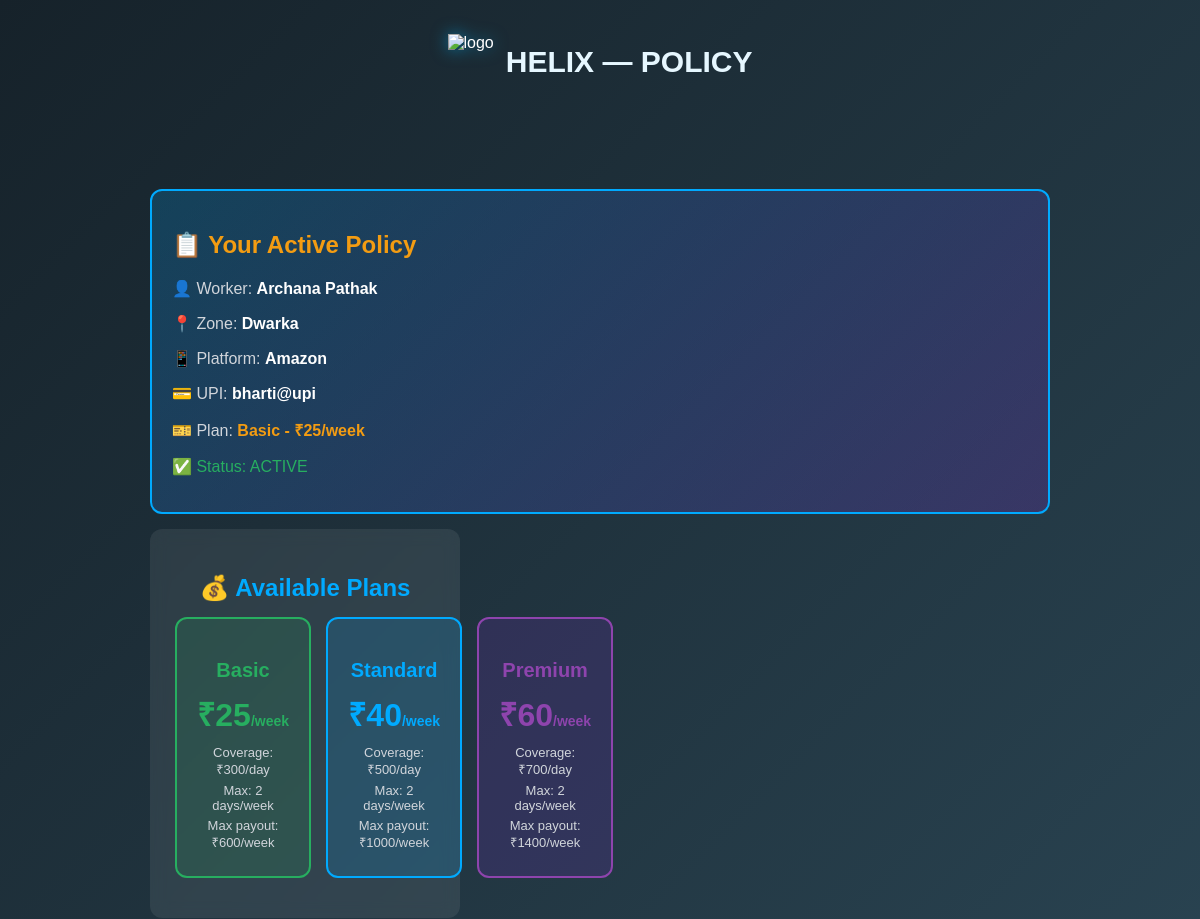
/policy (signed in, upper part), run on an earlier commit of the app's database.
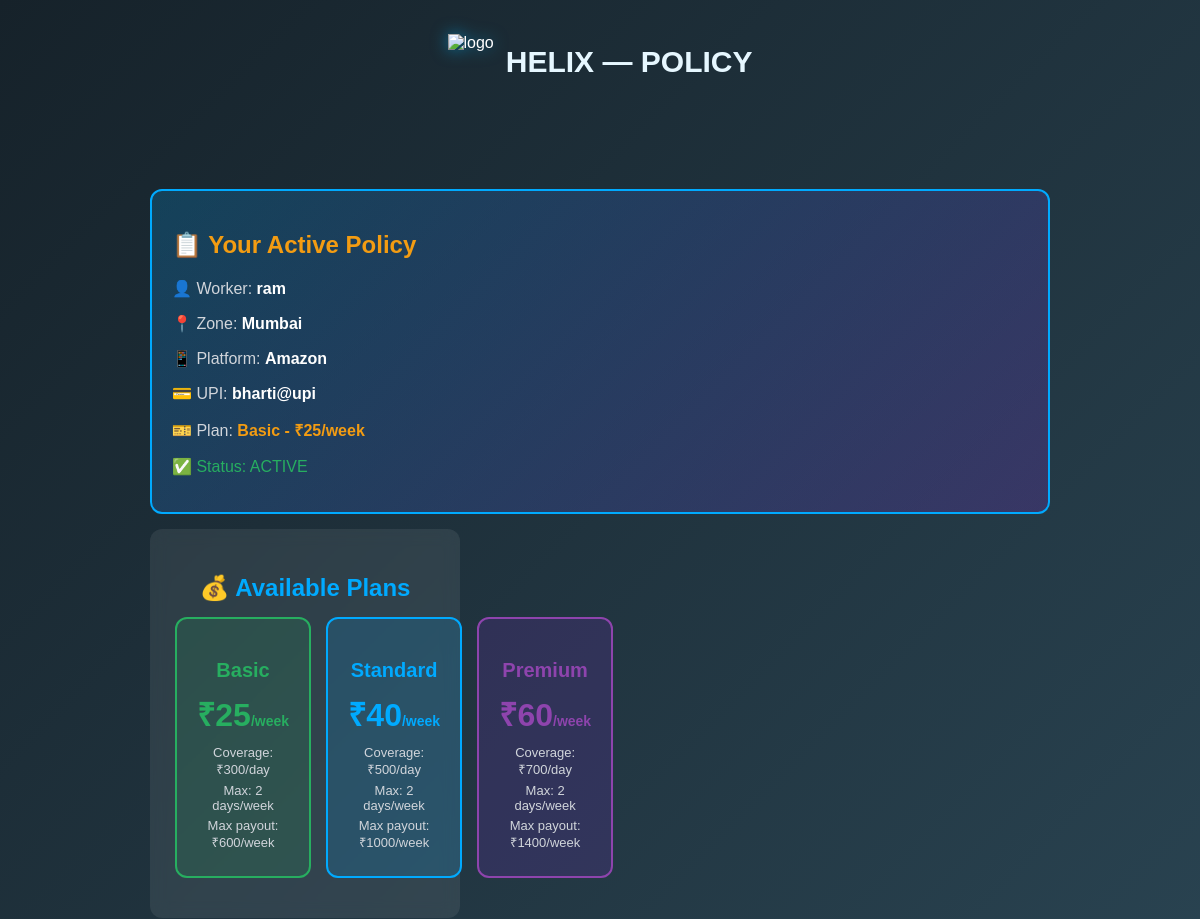
And on a later commit of the database.
### tables this page shows
CREATE TABLE workers (
            id INTEGER PRIMARY KEY,
            name TEXT,
            phone TEXT,
            zone TEXT,
            upi_id TEXT,
            platform TEXT,
            plan TEXT,
            password TEXT
        );

### app.py (the view)
@app.route('/policy')
def policy():
    if 'worker_id' not in session:
        return redirect('/login')
    conn = sqlite3.connect('gigshield.db')
    cursor = conn.cursor()
    cursor.execute('SELECT * FROM workers WHERE id=?', (session['worker_id'],))
    worker = cursor.fetchone()
    conn.close()
    return render_template('policy.html', worker=worker)

### templates/policy.html (shortened to what this page needs)
<!DOCTYPE html>
<html>
<head>
  <link rel="stylesheet" href="/static/homestyle.css">
</head>
<body>
<div class="navbar">
  <img src="https://png.pngtree.com/png-vector/20250422/ourmid/pngtree-blue-shield-badge-clipart-illustration-png-image_16042877.png" alt="logo">
  <h2>HELIX — POLICY</h2>
</div>
<div class="policy-container">
  <div class="your-plan">
    <h2>📋 Your Active Policy</h2>
    <p style="color:#d1d5db">👤 Worker: <strong style="color:white">{{ worker[1] }}</strong></p>
    <p style="color:#d1d5db">📍 Zone: <strong style="color:white">{{ worker[3] }}</strong></p>
    <p style="color:#d1d5db">📱 Platform: <strong style="color:white">{{ worker[5] }}</strong></p>
    <p style="color:#d1d5db">💳 UPI: <strong style="color:white">{{ worker[4] }}</strong></p>
    <p style="color:#d1d5db">🎫 Plan: <strong style="color:#f39c12">{{ worker[6] }}</strong></p>
    <p style="color:#27ae60; margin-top:10px;">✅ Status: ACTIVE</p>
  </div>
  <div class="card">
    <h2>💰 Available Plans</h2>
    <div class="plan-grid">
      <div class="plan-card plan-basic">
        <h3 style="color:#27ae60">Basic</h3>
        <div class="plan-price" style="color:#27ae60">₹25<span style="font-size:14px">/week</span></div>
        <p>Coverage: ₹300/day</p>
        <p>Max: 2 days/week</p>
        <p>Max payout: ₹600/week</p>
      </div>
      <div class="plan-card plan-standard">
        <h3 style="color:#00aaff">Standard</h3>
        <div class="plan-price" style="color:#00aaff">₹40<span style="font-size:14px">/week</span></div>
        <p>Coverage: ₹500/day</p>
        <p>Max: 2 days/week</p>
        <p>Max payout: ₹1000/week</p>
      </div>
      <div class="plan-card plan-premium">
        <h3 style="color:#8e44ad">Premium</h3>
        <div class="plan-price" style="color:#8e44ad">₹60<span style="font-size:14px">/week</span></div>
        <p>Coverage: ₹700/day</p>
        <p>Max: 2 days/week</p>
        <p>Max payout: ₹1400/week</p>
      </div>
    </div>
  </div>
</div>
</body>
</html>

### static/homestyle.css (style rules this page uses)
body { margin: 0; font-family: 'Poppins', sans-serif; background: linear-gradient(135deg, #16222A, #3A6073); color: white; }
.navbar { display: flex; justify-content: center; align-items: center; gap: 12px; padding: 20px; }
.navbar img { height: 55px; filter: drop-shadow(0 0 8px rgba(0,168,232,0.6)); }
.navbar h2 { font-size: 30px; font-weight: 700; color: #e6f7ff; }
.card { background: rgba(255, 255, 255, 0.08); padding: 25px; margin: 15px; border-radius: 12px; width: 260px; text-align: center; backdrop-filter: blur(8px); transition: 0.3s; }
.card h3 { font-size: 20px; margin-bottom: 10px; }
.card p { font-size: 15px; color: #d1d5db; }

### templates/policy.html (style rules this page uses)
.policy-container { max-width: 900px; margin: 30px auto; padding: 20px; }
.card { background: rgba(255,255,255,0.08); padding: 25px; margin: 15px 0; border-radius: 12px; backdrop-filter: blur(8px); }
.card h2 { color: #00aaff; margin-bottom: 15px; }
.card p { color: #d1d5db; margin: 8px 0; font-size: 15px; }
.plan-grid { display: grid; grid-template-columns: 1fr 1fr 1fr; gap: 15px; margin: 15px 0; }
.plan-card { border-radius: 12px; padding: 20px; text-align: center; }
.plan-basic { background: rgba(39,174,96,0.15); border: 2px solid #27ae60; }
.plan-standard { background: rgba(0,170,255,0.15); border: 2px solid #00aaff; }
.plan-premium { background: rgba(138,43,226,0.15); border: 2px solid #8e44ad; }
.plan-card h3 { font-size: 20px; margin-bottom: 10px; }
.plan-price { font-size: 32px; font-weight: bold; margin: 10px 0; }
.plan-card p { color: #d1d5db; font-size: 13px; margin: 5px 0; }
.your-plan { background: linear-gradient(135deg, rgba(0,170,255,0.2), rgba(138,43,226,0.2)); border: 2px solid #00aaff; border-radius: 12px; padding: 20px; margin: 15px 0; }
.your-plan h2 { color: #f39c12; }

What changed in the data, as far as the page shows it:
changed workers "Amazon": name "Archana Pathak" → "ram"; zone "Dwarka" → "Mumbai"
